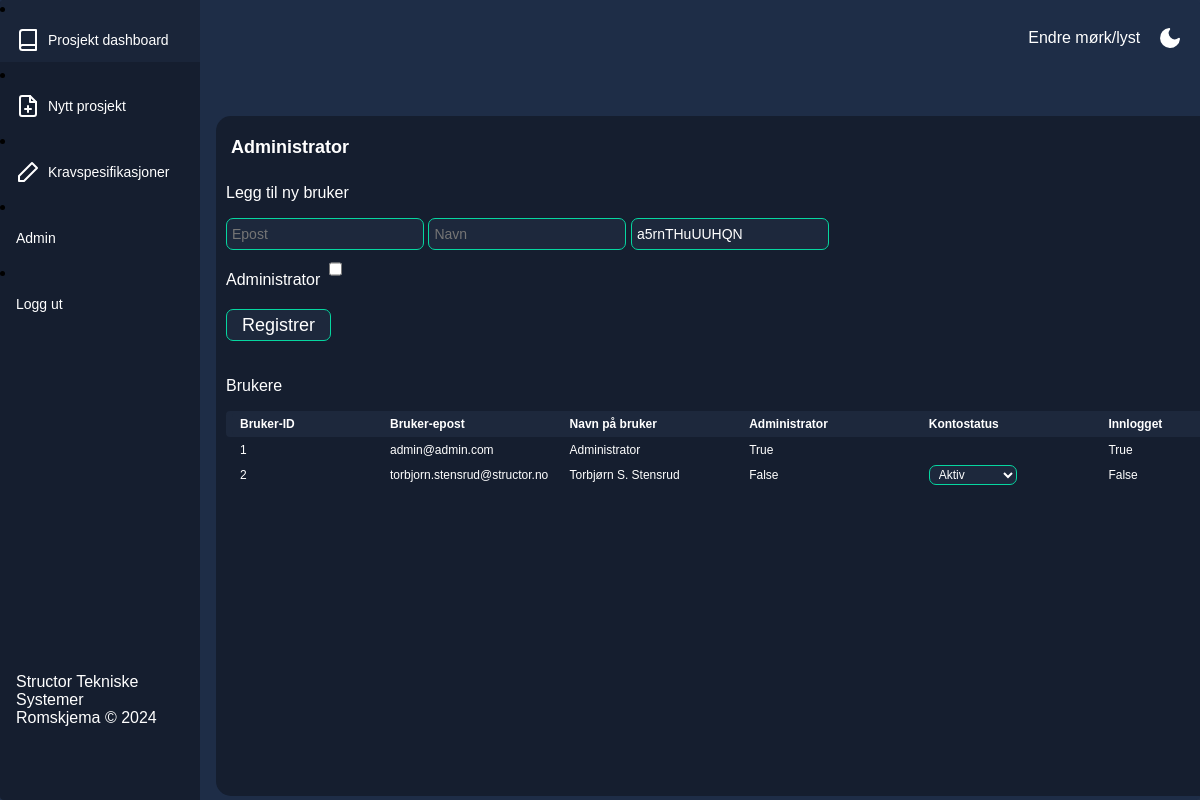
The page /admin/ (signed in) on the database as committed earlier.
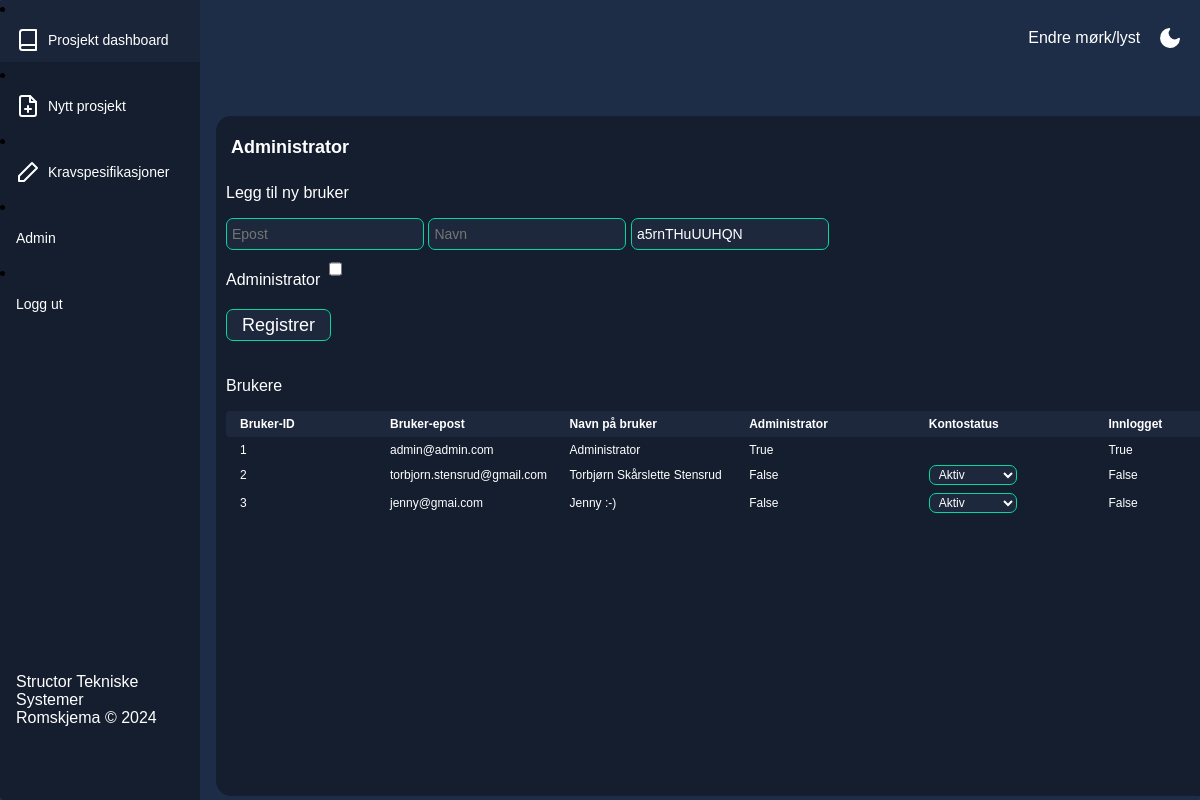
The same page on the database as committed later.
### romskjema/models.py (models this page shows)
class User(db.Model, UserMixin):
    __tablename__ = 'Users'
    id = db.Column(db.Integer, primary_key=True, autoincrement = True)
    email = db.Column(db.String(100), unique=True, nullable=False)
    password = db.Column(db.String(50), nullable=False)
    name = db.Column(db.String(100), nullable=False)
    logged_in = db.Column(db.Boolean, default=False)
    admin = db.Column(db.Boolean, default=False)
    is_active = db.Column(db.Boolean, default=True)

### romskjema/admin/admin.py (the view, shortened to what this page needs)
@login_required
@admin_required
@admin_bp.route('/', methods=['GET', 'POST'])
def admin():
    if request.method == "GET":
        users = get_users()
        return render_template("admin.html",
                            user=current_user,
                            users=users)

### romskjema/admin/templates/admin.html (shortened to what this page needs)
{% extends "base.html" %}
{%block page_subtitle %}Administrator{% endblock %}
{%block content %}
<p>
Legg til ny bruker
    <form class="custom-form profile-form" method="POST" role="form" action="{{url_for('admin.new_user')}}">
        <input type="email" name="email" id="email" placeholder="Epost" required>
        <input type="text" name="name" id="name" placeholder="Navn" required>
        <input type="text" name="password" id="password" placeholder="Passord" value="generatePassword()" required readonly>
        <br>
        Administrator
        <input type="checkbox" id="special_system" name="special_system" tabindex="6">
        <br>
            <button type="submit" class="form-button" >
                Registrer
            </button>
    </form>
</p>
<p>
    Brukere
</p>
    <div class="table-header-container">
        <table class="table-wrapper tableView">
            <thead>
                <tr class="table-header">
                <th class="table-cell">
                    Bruker-ID
                </th>
                <th class="table-cell table-cell-long">
                    Bruker-epost
                </th>
                <th class="table-cell table-cell-long">
                    Navn på bruker
                </th>
                <th class="table-cell table-cell-long">
                    Administrator
                </th>
                <th class="table-cell table-cell-long">
                    Kontostatus
                </th>
                <th class="table-cell table-cell-long">
                    Innlogget
                </th>
                </tr>
            </thead>
        </table>
    </div>
  <div class="table-container">
    <table id="roomsTable" class="table-wrapper">
      <tbody>
        {% for user in users %}
        <tr class="table-row">
          <td class="table-cell">
            {{user.id}}
          </td>
          <td class="table-cell table-cell-long">
            {{user.email}}
          </td>
          <td class="table-cell table-cell-long">
            {{user.name}}
          </td>
          <td class="table-cell table-cell-long">
            {{user.admin}}
          </td>
          <td class="table-cell table-cell-long">
            {% if not user.admin %}
            <form id="a{{user.id}}" method="POST">
              <select class="table-select" name="status" onchange="changeActiveStatus('a{{user.id}}')">
                {% if user.is_active %}
                <option value="active">Aktiv</option>
                {% else %}
                <option value="inactive">Deaktivert</option>
                <option value="active">Aktiver</option>
                {% endif %}
              </select>
            </form>
            {% endif %}
          </td>
          <td class="table-cell table-cell-long">
            {{user.logged_in}}
          </td>
          {% endfor %}
        </tr>
        </tbody>
      </table>
  </div>
{% endblock %}

### romskjema/templates/base.html (shortened to what this page needs)
<!DOCTYPE html>
<html lang="en">
<head>
    <link rel="stylesheet" href="/static/css/style.css">
    <link rel="stylesheet" href="/static/css/form.css">
    <link rel="stylesheet" href="/static/css/tables.css">
    <link rel="stylesheet" href="/static/css/flash_popup.css">
</head>
<body>
<div class="app-container">
        <div class="switch-mode-container">
            <p>
        <button class="mode-switch" title="Endre tema">Endre mørk/lyst &nbsp;&nbsp;&nbsp;
            <svg class="moon" fill="none" stroke="currentColor" stroke-linecap="round" stroke-linejoin="round" stroke-width="2" width="24" height="24" viewBox="0 0 24 24">
              <defs></defs>
              <path d="M21 12.79A9 9 0 1111.21 3 7 7 0 0021 12.79z"></path>
            </svg>
          </button>
        </p>
        </div>
        {% if user.is_authenticated %}
        <div class="sidebar">
                {% if project %}
                <ul class="sidebar-list">
                    {% if endpoint == "projects.projects" %}
                    <li class="sidebar-list-item active">
                    {%else %}
                    <li class="sidebar-list-item">
                    {% endif %}
                    <a href="{{ url_for('projects.projects') }}">
                        <svg xmlns="http://www.w3.org/2000/svg" width="24" height="24" viewBox="0 0 24 24" fill="none" stroke="currentColor" stroke-width="2" stroke-linecap="round" stroke-linejoin="round" class="feather feather-activity"><path d="M3 9l9-7 9 7v11a2 2 0 0 1-2 2H5a2 2 0 0 1-2-2z"></path><polyline points="9 22 9 12 15 12 15 22"></polyline></svg>
                    <span>Oversikt</span>
                    </a>
                </li>
                {% if endpoint == "buildings.buildings" %}
                <li class="sidebar-list-item active">
                {%else %}
                <li class="sidebar-list-item">
                {% endif %}
                    <a href="{{ url_for('buildings.buildings') }}">
                        <svg xmlns="http://www.w3.org/2000/svg" width="24" height="24" viewBox="0 0 24 24" fill="none" stroke="currentColor" stroke-width="2" stroke-linecap="round" stroke-linejoin="round" class="feather feather-activity"><path d="M12.89 1.45l8 4A2 2 0 0 1 22 7.24v9.53a2 2 0 0 1-1.11 1.79l-8 4a2 2 0 0 1-1.79 0l-8-4a2 2 0 0 1-1.1-1.8V7.24a2 2 0 0 1 1.11-1.79l8-4a2 2 0 0 1 1.78 0z"></path><polyline points="2.32 6.16 12 11 21.68 6.16"></polyline><line x1="12" y1="22.76" x2="12" y2="11"></line></svg>
                    <span>Bygg</span>
                    </a>
                </li>
                {% if endpoint == "rooms.rooms" %}
                <li class="sidebar-list-item active">
                {%else %}
                <li class="sidebar-list-item">
                {% endif %}
                    <a href="{{ url_for('rooms.rooms') }}">
                        <svg xmlns="http://www.w3.org/2000/svg" width="24" height="24" viewBox="0 0 24 24" fill="none" stroke="currentColor" stroke-width="2" stroke-linecap="round" stroke-linejoin="round" class="feather feather-activity"><line x1="8" y1="6" x2="21" y2="6"></line><line x1="8" y1="12" x2="21" y2="12"></line><line x1="8" y1="18" x2="21" y2="18"></line><line x1="3" y1="6" x2="3" y2="6"></line><line x1="3" y1="12" x2="3" y2="12"></line><line x1="3" y1="18" x2="3" y2="18"></line></svg>
                    <span>Romliste</span>
                    </a>
                </li>
                {% if endpoint == "ventsystems.ventsystems" %}
                <li class="sidebar-list-item active">
                {% else %}
                <li class="sidebar-list-item">
                {% endif %}
                    <a href="{{ url_for('ventsystems.ventsystems') }}">
                        <svg xmlns="http://www.w3.org/2000/svg" width="24" height="24" viewBox="0 0 24 24" fill="none" stroke="currentColor" stroke-width="2" stroke-linecap="round" stroke-linejoin="round" class="feather feather-activity"><path d="M9.59 4.59A2 2 0 1 1 11 8H2m10.59 11.41A2 2 0 1 0 14 16H2m15.73-8.27A2.5 2.5 0 1 1 19.5 12H2"></path></svg>
                    <span>Ventilasjonsystemer</span>
                    </a>
                </li>
                {% if endpoint == "ventilation.ventilation" %}
                <li class="sidebar-list-item active">
                {%else %}
                <li class="sidebar-list-item">
                {% endif %}
                    <a href="{{ url_for('ventilation.ventilation') }}">
                        <svg xmlns="http://www.w3.org/2000/svg" width="24" height="24" viewBox="0 0 24 24" fill="none" stroke="currentColor" stroke-width="2" stroke-linecap="round" stroke-linejoin="round" class="feather feather-activity"><rect x="2" y="2" width="20" height="8" rx="2" ry="2"></rect><rect x="2" y="14" width="20" height="8" rx="2" ry="2"></rect><line x1="6" y1="6" x2="6" y2="6"></line><line x1="6" y1="18" x2="6" y2="18"></line></svg>
                    <span>Luftmengdetabell</span>
                    </a>
                </li>
                {% if endpoint == "heating.heating" %}
                <li class="sidebar-list-item active">
                {%else %}
                <li class="sidebar-list-item">
                {% endif %}
                    <a href="{{ url_for('heating.heating') }}">
                        <svg xmlns="http://www.w3.org/2000/svg" width="24" height="24" viewBox="0 0 24 24" fill="none" stroke="currentColor" stroke-width="2" stroke-linecap="round" stroke-linejoin="round" class="feather feather-activity"><circle cx="12" cy="12" r="5"></circle><line x1="12" y1="1" x2="12" y2="3"></line><line x1="12" y1="21" x2="12" y2="23"></line><line x1="4.22" y1="4.22" x2="5.64" y2="5.64"></line><line x1="18.36" y1="18.36" x2="19.78" y2="19.78"></line><line x1="1" y1="12" x2="3" y2="12"></line><line x1="21" y1="12" x2="23" y2="12"></line><line x1="4.22" y1="19.78" x2="5.64" y2="18.36"></line><line x1="18.36" y1="5.64" x2="19.78" y2="4.22"></line></svg>
                    <span>Varmeberegninger</span>
                    </a>
                </li>
                <li class="sidebar-list-item">
                    <a href="#">
                        <svg xmlns="http://www.w3.org/2000/svg" width="24" height="24" viewBox="0 0 24 24" fill="none" stroke="currentColor" stroke-width="2" stroke-linecap="round" stroke-linejoin="round" class="feather feather-activity"><path d="M14 14.76V3.5a2.5 2.5 0 0 0-5 0v11.26a4.5 4.5 0 1 0 5 0z"></path></svg>
                    <span>Kjøling</span>
                    </a>
                </li>
                <li class="sidebar-list-item">
                    <a href="#">
                        <svg xmlns="http://www.w3.org/2000/svg" width="24" height="24" viewBox="0 0 24 24" fill="none" stroke="currentColor" stroke-width="2" stroke-linecap="round" stroke-linejoin="round" class="feather feather-activity"><line x1="8" y1="19" x2="8" y2="21"></line><line x1="8" y1="13" x2="8" y2="15"></line><line x1="16" y1="19" x2="16" y2="21"></line><line x1="16" y1="13" x2="16" y2="15"></line><line x1="12" y1="21" x2="12" y2="23"></line><line x1="12" y1="15" x2="12" y2="17"></line><path d="M20 16.58A5 5 0 0 0 18 7h-1.26A8 8 0 1 0 4 15.25"></path></svg>
                    <span>Tappevann/SPV</span>
                    </a>
                </li>
                {% if endpoint == "projects.settings" %}
                <li class="sidebar-list-item active">
                {%else %}
                <li class="sidebar-list-item">
                {% endif %}
                    <a href="{{ url_for('projects.settings') }}">
                        <svg xmlns="http://www.w3.org/2000/svg" width="24" height="24" viewBox="0 0 24 24" fill="none" stroke="currentColor" stroke-width="2" stroke-linecap="round" stroke-linejoin="round" class="feather feather-activity"><circle cx="12" cy="12" r="3"></circle><path d="M19.4 15a1.65 1.65 0 0 0 .33 1.82l.06.06a2 2 0 0 1 0 2.83 2 2 0 0 1-2.83 0l-.06-.06a1.65 1.65 0 0 0-1.82-.33 1.65 1.65 0 0 0-1 1.51V21a2 2 0 0 1-2 2 2 2 0 0 1-2-2v-.09A1.65 1.65 0 0 0 9 19.4a1.65 1.65 0 0 0-1.82.33l-.06.06a2 2 0 0 1-2.83 0 2 2 0 0 1 0-2.83l.06-.06a1.65 1.65 0 0 0 .33-1.82 1.65 1.65 0 0 0-1.51-1H3a2 2 0 0 1-2-2 2 2 0 0 1 2-2h.09A1.65 1.65 0 0 0 4.6 9a1.65 1.65 0 0 0-.33-1.82l-.06-.06a2 2 0 0 1 0-2.83 2 2 0 0 1 2.83 0l.06.06a1.65 1.65 0 0 0 1.82.33H9a1.65 1.65 0 0 0 1-1.51V3a2 2 0 0 1 2-2 2 2 0 0 1 2 2v.09a1.65 1.65 0 0 0 1 1.51 1.65 1.65 0 0 0 1.82-.33l.06-.06a2 2 0 0 1 2.83 0 2 2 0 0 1 0 2.83l-.06.06a1.65 1.65 0 0 0-.33 1.82V9a1.65 1.65 0 0 0 1.51 1H21a2 2 0 0 1 2 2 2 2 0 0 1-2 2h-.09a1.65 1.65 0 0 0-1.51 1z"></path></svg>
                    <span>Prosjektinnstillinger</span>
                    </a>
                </li>
                <p class="p-menu-item">
                <li class="sidebar-list-item">
                    <a href="{{ url_for('projects.projects_dashboard') }}">
                        <svg xmlns="http://www.w3.org/2000/svg" width="24" height="24" viewBox="0 0 24 24" fill="none" stroke="currentColor" stroke-width="2" stroke-linecap="round" stroke-linejoin="round" class="feather feather-activity"><circle cx="12" cy="12" r="10"></circle><line x1="2" y1="12" x2="22" y2="12"></line><path d="M12 2a15.3 15.3 0 0 1 4 10 15.3 15.3 0 0 1-4 10 15.3 15.3 0 0 1-4-10 15.3 15.3 0 0 1 4-10z"></path></svg>
                    <span>Prosjekter</span>
                    </a>
                </li>
                </p>
                {% else %}
                {% if endpoint == "projects.projects_dashboard" %}
                <li class="sidebar-list-item active">
                {%else %}
                <li class="sidebar-list-item">
                {% endif %}
                    <a href="{{ url_for('projects.projects_dashboard') }}">
                    <span>Prosjekt dashboard</span>
                    </a>
                </li>
                {% if endpoint == "projects.new_project" %}
                <li class="sidebar-list-item active">
                {%else %}
                <li class="sidebar-list-item">
                {% endif %}
                    <a href="{{ url_for('projects.new_project') }}">
                    <span>Nytt prosjekt</span>
                    </a>
                </li>
                {% if endpoint == "specifications.specifications" or endpoint == "specifications.new_specification" %}
                <li class="sidebar-list-item active">
                {%else %}
                <li class="sidebar-list-item">
                {% endif %}
                    <a href="{{ url_for('specifications.specifications') }}">
                        <svg xmlns="http://www.w3.org/2000/svg" width="24" height="24" viewBox="0 0 24 24" fill="none" stroke="currentColor" stroke-width="2" stroke-linecap="round" stroke-linejoin="round" class="feather feather-activity"><polygon points="16 3 21 8 8 21 3 21 3 16 16 3"></polygon></svg>
                    <span>Kravspesifikasjoner</span>
                    </a>
                </li>
                {% endif %}
                {% if current_user.admin == True %}
                <li class="sidebar-list-item">
                    <a href="{{ url_for('admin.admin') }}">
                        Admin
                    </a>
                </li>
                {% endif %}
                <li class="sidebar-list-item">
                    <a href="/logout">
                        Logg ut
                    </a>
                </li>
                  <div class="sidebar-bottom">
                    Structor Tekniske Systemer <br> Romskjema &copy; 2024
                  </div>
            </div>
        {% endif %}
    <div class="app-content">
        <div class="app-content-header">
        </div>
<div class="text-div">
    <div class="subtitle-header-container">
      <h1 class="app-content-subTitleheaderText">
        {% block page_subtitle %}
        {% endblock %}
    </h1>
</div>
        {% block content %}
        {% endblock %}
    </div>
</body>
</html>

Rows that differ between the two databases and show on the page:
changed User id 2: email "torbjorn.stensrud@structor.no" → "torbjorn.stensrud@gmail.com"; name "Torbjørn S. Stensrud" → "Torbjørn Skårslette Stensrud"
added User: id "3", email "jenny@gmai.com", name "Jenny :-)", admin "False", status "Aktiv", logged_in "False"
